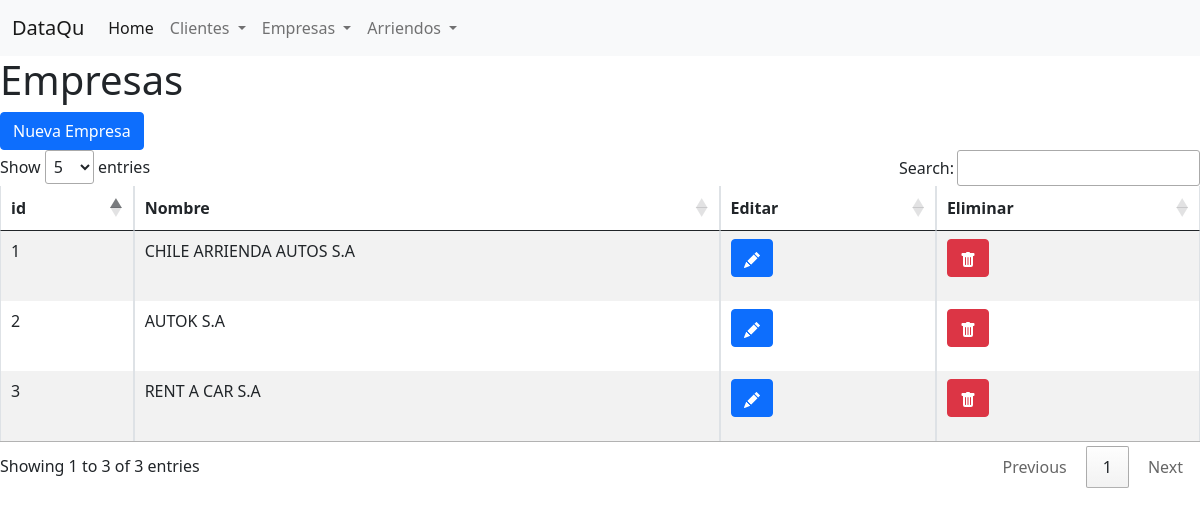
Page /empresas/ on the earlier database version.
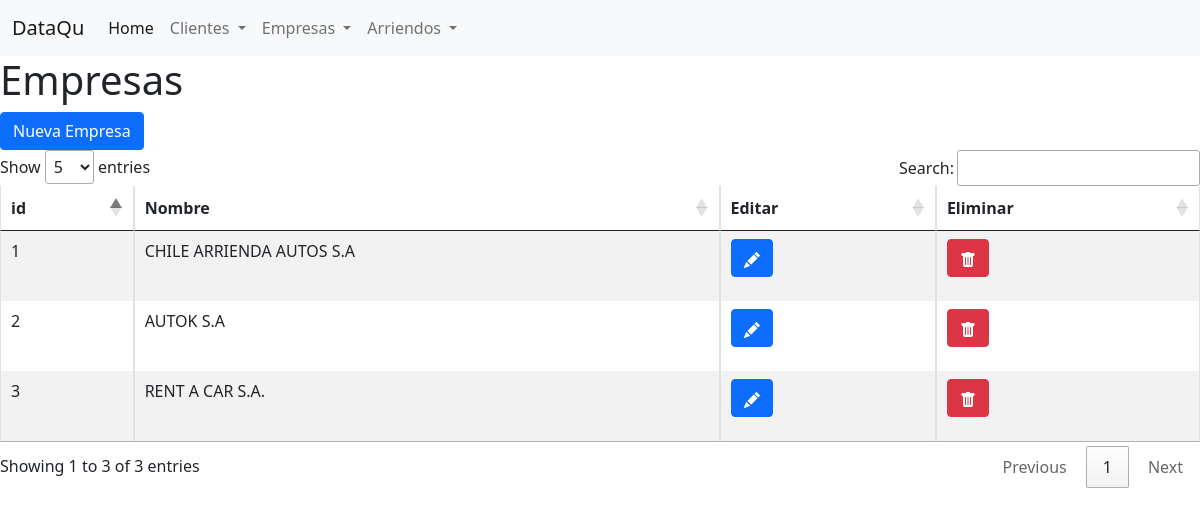
Same page on the later database version.
### arriendos/models.py (models this page shows, shortened)
class Empresa(models.Model):
    nombre = models.CharField(max_length=40)

### arriendos/views.py (the view)
# urls.py: path('empresas/',views.ListaEmpresas,name='empresas'),
def ListaEmpresas(request):
    empresas = Empresa.objects.all().order_by('-id')
    serializer = EmpresaSerializer(empresas, many=True)
    context={
        "data":empresas
    }
    return render(request,'empresas.html',context)

### arriendos/templates/empresas.html (shortened to what this page needs)
{% extends './base.html' %}
{% block content %}
<h1>Empresas</h1>
<span>
    <a href="../newempresa" class="btn btn-primary">Nueva Empresa</a>
</span>
<div class="table-responsive">
<table id="example" class="table table-striped table-bordered" width="100%" >
    <thead>
        <tr>
            <th>id</th>
            <th>Nombre</th>
            <th>Editar</th>
            <th>Eliminar</th>
        </tr>
    </thead>
    <tbody>
    {% for elem in data %}
        <tr>
            <td> {{elem.id}}</td>
            <td> {{elem.nombre}}</td>
            <td><p data-placement="top" data-toggle="tooltip" title="Edit">
                <a href="/updempresa/{{elem.id}}" class="btn btn-primary btn-xs" data-title="edit" data-toogle="modal" data-target="#edit">
                </a>
                </p>
            </td>
            <td>
                <p data-placement="top" data-toggle="tooltip" title="Delete">
                    <a href="/empresa-delete/{{elem.id}}" class="btn btn-danger btn-xs" data-title="delete" data-toogle="modal" data-target="#delete">
                </a>
            </p>
            </td>
        </tr>
    {% endfor %}
    </tbody>
</table>
</div>
{% endblock %}

Differences in the rows shown:
changed Empresa id 3: nombre "RENT A CAR S.A" → "RENT A CAR S.A."
